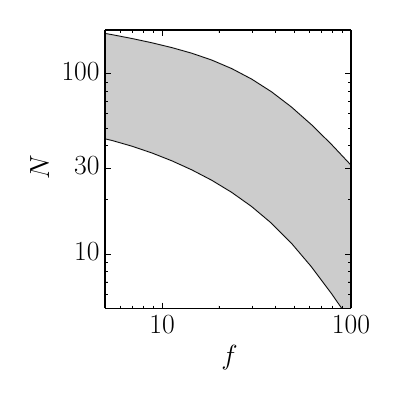

This figure's Python source:
# -*- coding: utf-8 -*-

from __future__ import division, print_function

from plot_setup import COLORS, SQUARE_FIGSIZE

import peerless
import numpy as np
import matplotlib.pyplot as pl
from matplotlib.ticker import ScalarFormatter

# Newton's constant in R_Sun^3 M_Sun^{-1} {days}^{-2}.
G = 2945.4625385377644

# Get the stellar data.
kic = peerless.catalogs.KICatalog().df

# This is the factor out front of the integral.
T_k = kic.dataspan*kic.dutycycle
factor = np.array(T_k * kic.radius * (4*np.pi**2/(G*kic.mass))**(1./3))

# Pre-compute the stellar noise and base radius scale.
sig_k = 1e-6 * kic.rrmscdpp15p0
r_k = np.array(np.sqrt(sig_k) * kic.radius)

# We'll integrate for all periods above 1500 days.
P_max = 5000.
P_min = 1000.

# These are the fits in radial bins from Dong & Zhu (2013)
rad_rngs = [
    # R_min, R_max, C, C_err, beta, beta_err
    (0.01, 0.02, 0.66, 0.08, -0.10, 0.12),
    (0.02, 0.04, 0.49, 0.03, 0.11, 0.05),
    (0.04, 0.08, 0.040, 0.008, 0.70, 0.10),
    (0.08, 0.16, 0.023, 0.007, 0.50, 0.17),
]


# Compute the expected number of single transits for a given detection
# threshold.
def compute_expected_number(threshold):
    N = np.zeros((3, len(factor)))
    Ntot = np.zeros((3, len(factor)))
    for rmn, rmx, C, C_err, beta, beta_err in rad_rngs:
        for j, (bb, cc) in enumerate(zip(beta + beta_err*np.array([-1, 0, 1]),
                                         C + C_err*np.array([-1, 0, 1]))):
            # Compute the bounds of the radius integral.
            rmin = np.array(np.sqrt(threshold) * r_k)
            rmin[rmin < rmn] = rmn
            rmin[rmin > rmx] = rmx

            # Convert the Dong & Zhu rate to natural logarithms.
            dong_fac = cc / (np.log(10)**2 * 10**bb)
            p_fac = (P_max**bb-P_min**bb) / bb
            Ntot[j] += dong_fac * (np.log(rmx) - np.log(rmn)) * p_fac

            # Compute the integral over period.
            p = bb - 5./3
            p_fac = (P_max**p-P_min**p) / p

            N[j] += p_fac * dong_fac * (np.log(rmx) - np.log(rmin))

    m = np.isfinite(factor)
    print(Ntot[:, m].sum(axis=1) / np.sum(m))
    return (factor[None, m] * N[:, m]).sum(axis=1)

q = compute_expected_number(15)
print(q[1], np.diff(q))

fs = np.exp(np.linspace(np.log(1), np.log(100), 20))
N = np.array(map(compute_expected_number, fs))

fig, ax = pl.subplots(1, 1, figsize=SQUARE_FIGSIZE)
color = COLORS["DATA"]
ax.fill_between(fs, N[:, 0], N[:, 2], color=color, alpha=0.2)
ax.plot(fs, N[:, 0], color=color, lw=0.5)
ax.plot(fs, N[:, 2], color=color, lw=0.5)
ax.set_xlim(5, 100)
ax.set_ylim(5, 175)

ax.set_xscale("log")
ax.set_yscale("log")
ax.set_xlabel("$f$")
ax.set_ylabel("$N$")

ax.set_yticks([10, 30, 100])
ax.get_yaxis().set_major_formatter(ScalarFormatter())
ax.set_xticks([10, 100])
ax.get_xaxis().set_major_formatter(ScalarFormatter())

fig.savefig("predict.pdf")
